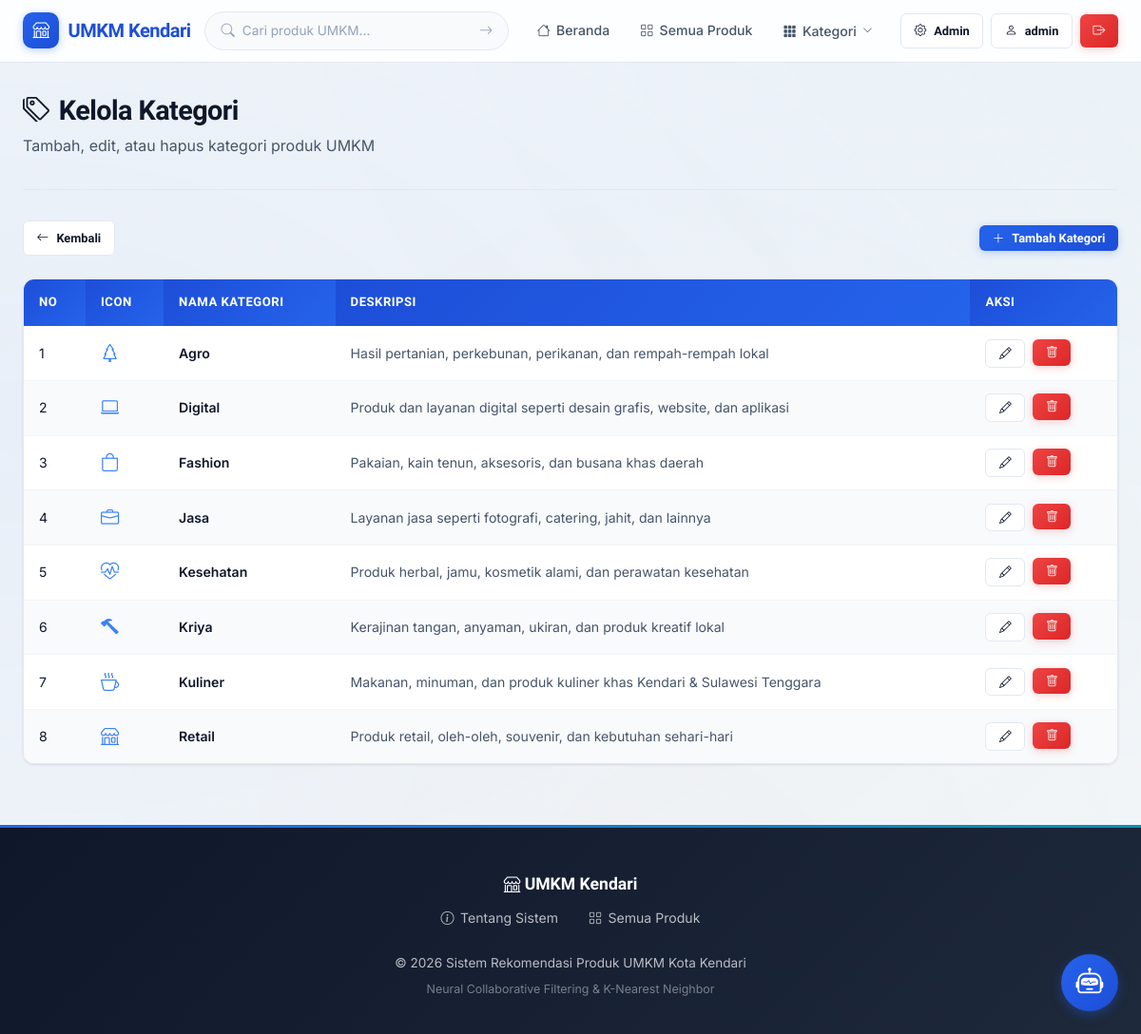
The page /admin/kategori (signed in) on the database its author committed.
### tables this page shows
CREATE TABLE users (
            id INTEGER PRIMARY KEY AUTOINCREMENT,
            username TEXT UNIQUE NOT NULL,
            email TEXT UNIQUE NOT NULL,
            password_hash TEXT NOT NULL,
            role TEXT NOT NULL DEFAULT 'buyer' CHECK(role IN ('admin','seller','buyer')),
            nama_lengkap TEXT NOT NULL,
            alamat TEXT DEFAULT '',
            no_telepon TEXT DEFAULT '',
            created_at TIMESTAMP DEFAULT CURRENT_TIMESTAMP
        );

CREATE TABLE kategori (
            id INTEGER PRIMARY KEY AUTOINCREMENT,
            nama TEXT UNIQUE NOT NULL,
            deskripsi TEXT DEFAULT '',
            icon TEXT DEFAULT 'bi-tag'
        );

### routes/admin.py (the view, shortened to what this page needs)
@admin_bp.route('/kategori', methods=['GET', 'POST'])
@admin_required
def kelola_kategori():
    kategori_list = Kategori.get_all()
    return render_template('admin/kategori.html', kategori_list=kategori_list)

### models/database.py (called while the page is built)
def get_db():
    from flask import g
    if 'db' not in g:
        g.db = sqlite3.connect(DATABASE)
        g.db.row_factory = sqlite3.Row
        g.db.execute("PRAGMA foreign_keys = ON")
    return g.db

### models/kategori.py (called while the page is built)
    @staticmethod
    def get_all():
        db = get_db()
        rows = db.execute('SELECT * FROM kategori ORDER BY nama').fetchall()
        return [Kategori(**dict(row)) for row in rows]

### models/user.py (called while the page is built)
    @staticmethod
    def get_by_id(user_id):
        db = get_db()
        row = db.execute('SELECT * FROM users WHERE id = ?', (user_id,)).fetchone()
        if row:
            return User(**dict(row))
        return None

### routes/admin.py (called while the page is built)
def admin_required(f):
    @wraps(f)
    @login_required
    def decorated_function(*args, **kwargs):
        if current_user.role != 'admin':
            flash('Akses ditolak. Anda bukan admin.', 'danger')
            return redirect(url_for('main.index'))
        return f(*args, **kwargs)
    return decorated_function

### templates/admin/kategori.html (shortened to what this page needs)
{% extends "base.html" %}
{% block content %}
<div class="container">
    <div class="dashboard-header">
        <h1><i class="bi bi-tags"></i> Kelola Kategori</h1>
        <p>Tambah, edit, atau hapus kategori produk UMKM</p>
    </div>
    <div class="action-bar">
        <a href="{{ url_for('admin.dashboard') }}" class="btn btn-secondary btn-sm">
            <i class="bi bi-arrow-left"></i> Kembali
        </a>
        <button class="btn btn-primary btn-sm" onclick="document.getElementById('addModal').classList.add('active')">
            <i class="bi bi-plus-lg"></i> Tambah Kategori
        </button>
    </div>
    {% if kategori_list %}
    <div class="table-wrapper">
        <table>
            <thead>
                <tr>
                    <th>No</th>
                    <th>Icon</th>
                    <th>Nama Kategori</th>
                    <th>Deskripsi</th>
                    <th>Aksi</th>
                </tr>
            </thead>
            <tbody>
                {% for kat in kategori_list %}
                <tr>
                    <td>{{ loop.index }}</td>
                    <td><i class="{{ kat.icon }}" style="font-size: 1.2rem; color: var(--primary-light);"></i></td>
                    <td style="font-weight: 600;">{{ kat.nama }}</td>
                    <td style="color: var(--text-secondary);">{{ kat.deskripsi or '-' }}</td>
                    <td>
                        <div class="d-flex gap-1">
                            <button class="btn btn-secondary btn-sm"
                                    onclick="openEdit({{ kat.id }}, '{{ kat.nama }}', '{{ kat.deskripsi }}', '{{ kat.icon }}')">
                                <i class="bi bi-pencil"></i>
                            </button>
                            <form method="POST" style="display: inline;" class="swal-delete-form" data-name="{{ kat.nama }}">
                                <button type="button" class="btn btn-danger btn-sm" onclick="swalDelete(this)"><i class="bi bi-trash"></i></button>
                            </form>
                        </div>
                    </td>
                </tr>
                {% endfor %}
            </tbody>
        </table>
    </div>
    {% else %}
    <div class="empty-state">
        <i class="bi bi-tags"></i>
        <p>Belum ada kategori</p>
    </div>
    {% endif %}
</div>
{% endblock %}

### templates/base.html (shortened to what this page needs)
<!DOCTYPE html>
<html lang="id">
<head>
    <link rel="stylesheet" href="{{ url_for('static', filename='css/style.css') }}">
    <link rel="stylesheet" href="https://cdn.jsdelivr.net/npm/bootstrap-icons@1.11.3/font/bootstrap-icons.min.css">
    <link rel="stylesheet" href="https://cdn.jsdelivr.net/npm/sweetalert2@11/dist/sweetalert2.min.css">
</head>
<body>
    <nav class="navbar" id="mainNav">
        <div class="container">
            <a href="{{ url_for('main.index') }}" class="navbar-brand">
                <span class="brand-icon"><i class="bi bi-shop"></i></span>
                UMKM Kendari
            </a>
            <form action="{{ url_for('main.search') }}" method="GET" class="nav-search">
                <i class="bi bi-search"></i>
                <input type="text" name="q" placeholder="Cari produk UMKM..." value="{{ request.args.get('q', '') }}">
                <button type="submit"><i class="bi bi-arrow-right"></i></button>
            </form>
            <ul class="navbar-nav">
                <li><a href="{{ url_for('main.index') }}" class="nav-link {% if request.endpoint == 'main.index' %}active{% endif %}"><i class="bi bi-house"></i> Beranda</a></li>
                <li><a href="{{ url_for('main.list_produk') }}" class="nav-link {% if request.endpoint == 'main.list_produk' and not request.args.get('kategori') %}active{% endif %}"><i class="bi bi-grid"></i> Semua Produk</a></li>
                {% if kategori_list %}
                <li class="nav-dropdown">
                    <button class="nav-link nav-dropdown-toggle" id="kategoriDropdownBtn" aria-expanded="false">
                        <i class="bi bi-grid-3x3-gap-fill"></i> Kategori
                        <i class="bi bi-chevron-down nav-dropdown-chevron"></i>
                    </button>
                </li>
                {% endif %}
            </ul>
            <div class="nav-auth">
                {% if current_user.is_authenticated %}
                    {% if current_user.role == 'admin' %}
                        <a href="{{ url_for('admin.dashboard') }}" class="btn btn-sm btn-secondary"><i class="bi bi-gear"></i> Admin</a>
                    {% elif current_user.role == 'seller' %}
                        <a href="{{ url_for('seller.dashboard') }}" class="btn btn-sm btn-secondary"><i class="bi bi-box"></i> Toko Saya</a>
                    {% endif %}
                    <a href="{{ url_for('main.profil') }}" class="btn btn-sm btn-secondary"><i class="bi bi-person"></i> {{ current_user.username }}</a>
                    <a href="{{ url_for('auth.logout') }}" class="btn btn-sm btn-danger"><i class="bi bi-box-arrow-right"></i></a>
                {% else %}
                    <a href="{{ url_for('auth.login') }}" class="btn btn-sm btn-secondary">Masuk</a>
                    <a href="{{ url_for('auth.register') }}" class="btn btn-sm btn-primary">Daftar</a>
                {% endif %}
            </div>
        </div>
    </nav>
    <main>
        {% block content %}{% endblock %}
    </main>
    <footer class="footer">
        <div class="container">
            <div class="footer-brand">
                <i class="bi bi-shop"></i> UMKM Kendari
            </div>
            <div class="footer-links">
                <a href="{{ url_for('main.tentang') }}"><i class="bi bi-info-circle"></i> Tentang Sistem</a>
                <a href="{{ url_for('main.list_produk') }}"><i class="bi bi-grid"></i> Semua Produk</a>
            </div>
            <p>&copy; 2026 Sistem Rekomendasi Produk UMKM Kota Kendari</p>
            <p style="margin-top: 0.3rem; font-size: 0.78rem; opacity: 0.6;">Neural Collaborative Filtering & K-Nearest Neighbor</p>
        </div>
    </footer>
    {% include "partials/chatbot_widget.html" %}
</body>
</html>

### rows shown on the page
users: username "admin"
kategori: nama "Agro", deskripsi "Hasil pertanian, perkebunan, perikanan, dan rempah-rempah lokal"
kategori: nama "Digital", deskripsi "Produk dan layanan digital seperti desain grafis, website, dan aplikasi"
kategori: nama "Fashion", deskripsi "Pakaian, kain tenun, aksesoris, dan busana khas daerah"
kategori: nama "Jasa", deskripsi "Layanan jasa seperti fotografi, catering, jahit, dan lainnya"
kategori: nama "Kesehatan", deskripsi "Produk herbal, jamu, kosmetik alami, dan perawatan kesehatan"
kategori: nama "Kriya", deskripsi "Kerajinan tangan, anyaman, ukiran, dan produk kreatif lokal"
kategori: nama "Kuliner", deskripsi "Makanan, minuman, dan produk kuliner khas Kendari & Sulawesi Tenggara"
kategori: nama "Retail", deskripsi "Produk retail, oleh-oleh, souvenir, dan kebutuhan sehari-hari"
